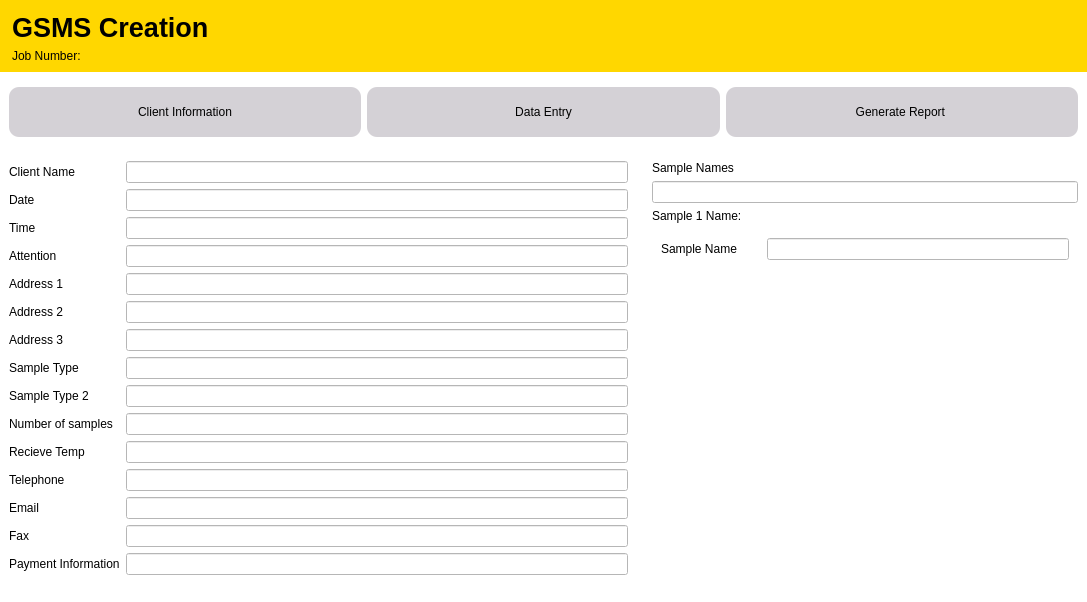
<?xml version="1.0" encoding="UTF-8"?>
<ui version="4.0">
 <class>GS_Entry</class>
 <widget class="QWidget" name="GS_Entry">
  <property name="geometry">
   <rect>
    <x>0</x>
    <y>0</y>
    <width>194</width>
    <height>0</height>
   </rect>
  </property>
  <property name="windowTitle">
   <string>Form</string>
  </property>
  <layout class="QVBoxLayout" name="verticalLayout">
   <property name="spacing">
    <number>0</number>
   </property>
   <property name="leftMargin">
    <number>0</number>
   </property>
   <property name="topMargin">
    <number>0</number>
   </property>
   <property name="rightMargin">
    <number>0</number>
   </property>
   <property name="bottomMargin">
    <number>0</number>
   </property>
   <item>
    <widget class="QWidget" name="Header" native="true">
     <property name="sizePolicy">
      <sizepolicy hsizetype="Preferred" vsizetype="MinimumExpanding">
       <horstretch>0</horstretch>
       <verstretch>0</verstretch>
      </sizepolicy>
     </property>
     <property name="maximumSize">
      <size>
       <width>16777215</width>
       <height>80</height>
      </size>
     </property>
     <property name="styleSheet">
      <string notr="true">background-color: rgb(255, 215, 0);</string>
     </property>
     <layout class="QGridLayout" name="gridLayout_2">
      <property name="leftMargin">
       <number>12</number>
      </property>
      <property name="topMargin">
       <number>12</number>
      </property>
      <item row="0" column="0" alignment="Qt::AlignTop">
       <widget class="QLabel" name="TitleLabel">
        <property name="font">
         <font>
          <pointsize>20</pointsize>
          <weight>75</weight>
          <bold>true</bold>
         </font>
        </property>
        <property name="text">
         <string>GSMS Creation</string>
        </property>
       </widget>
      </item>
      <item row="2" column="0">
       <widget class="QLabel" name="jobNumLabel">
        <property name="text">
         <string>Job Number: </string>
        </property>
       </widget>
      </item>
     </layout>
    </widget>
   </item>
   <item>
    <widget class="QWidget" name="TabSelection" native="true">
     <property name="minimumSize">
      <size>
       <width>100</width>
       <height>80</height>
      </size>
     </property>
     <property name="styleSheet">
      <string notr="true">QWidget {
	background-color:rgb(255, 255, 255)
}

QPushButton { 
	min-width: 200px; 
	min-height: 40px; 
	background-color: rgb(212, 209, 214);
	border-radius: 10px;
	padding: 5px;
} 

</string>
     </property>
     <layout class="QHBoxLayout" name="horizontalLayout_3">
      <item>
       <widget class="QPushButton" name="clientInfoBtn">
        <property name="text">
         <string>Client Information</string>
        </property>
       </widget>
      </item>
      <item>
       <widget class="QPushButton" name="dataEntryBtn">
        <property name="text">
         <string>Data Entry</string>
        </property>
       </widget>
      </item>
      <item>
       <widget class="QPushButton" name="GenerateReportBtn">
        <property name="text">
         <string>Generate Report </string>
        </property>
       </widget>
      </item>
     </layout>
    </widget>
   </item>
   <item>
    <widget class="QWidget" name="Main" native="true">
     <property name="styleSheet">
      <string notr="true">background-color: rgb(255, 255, 255);</string>
     </property>
     <layout class="QVBoxLayout" name="verticalLayout_2">
      <property name="leftMargin">
       <number>0</number>
      </property>
      <property name="topMargin">
       <number>0</number>
      </property>
      <property name="rightMargin">
       <number>0</number>
      </property>
      <property name="bottomMargin">
       <number>12</number>
      </property>
      <item>
       <widget class="QStackedWidget" name="stackedWidget">
        <property name="currentIndex">
         <number>0</number>
        </property>
        <widget class="QWidget" name="ClientInfoPage">
         <layout class="QHBoxLayout" name="horizontalLayout_2">
          <property name="spacing">
           <number>-1</number>
          </property>
          <property name="leftMargin">
           <number>0</number>
          </property>
          <property name="topMargin">
           <number>0</number>
          </property>
          <property name="rightMargin">
           <number>0</number>
          </property>
          <property name="bottomMargin">
           <number>0</number>
          </property>
          <item>
           <widget class="QWidget" name="widget" native="true">
            <property name="enabled">
             <bool>true</bool>
            </property>
            <property name="styleSheet">
             <string notr="true">QLineEdit {
	min-width: 500px; 
	background-color: rgb(255, 255, 255);
}
</string>
            </property>
            <layout class="QFormLayout" name="formLayout">
             <property name="labelAlignment">
              <set>Qt::AlignLeading|Qt::AlignLeft|Qt::AlignVCenter</set>
             </property>
             <property name="formAlignment">
              <set>Qt::AlignLeading|Qt::AlignLeft|Qt::AlignTop</set>
             </property>
             <item row="1" column="0">
              <widget class="QLabel" name="label">
               <property name="text">
                <string>Client Name </string>
               </property>
               <property name="scaledContents">
                <bool>false</bool>
               </property>
              </widget>
             </item>
             <item row="1" column="1">
              <widget class="QLineEdit" name="clientName">
               <property name="minimumSize">
                <size>
                 <width>502</width>
                 <height>0</height>
                </size>
               </property>
              </widget>
             </item>
             <item row="2" column="0">
              <widget class="QLabel" name="label_2">
               <property name="text">
                <string>Date</string>
               </property>
              </widget>
             </item>
             <item row="2" column="1">
              <widget class="QLineEdit" name="date"/>
             </item>
             <item row="3" column="0">
              <widget class="QLabel" name="label_3">
               <property name="text">
                <string>Time</string>
               </property>
              </widget>
             </item>
             <item row="3" column="1">
              <widget class="QLineEdit" name="time"/>
             </item>
             <item row="4" column="0">
              <widget class="QLabel" name="label_4">
               <property name="text">
                <string>Attention</string>
               </property>
              </widget>
             </item>
             <item row="4" column="1">
              <widget class="QLineEdit" name="attention"/>
             </item>
             <item row="5" column="0">
              <widget class="QLabel" name="label_5">
               <property name="text">
                <string>Address 1</string>
               </property>
              </widget>
             </item>
             <item row="5" column="1">
              <widget class="QLineEdit" name="addy1"/>
             </item>
             <item row="6" column="0">
              <widget class="QLabel" name="label_6">
               <property name="text">
                <string>Address 2 </string>
               </property>
              </widget>
             </item>
             <item row="6" column="1">
              <widget class="QLineEdit" name="addy2"/>
             </item>
             <item row="7" column="0">
              <widget class="QLabel" name="label_7">
               <property name="text">
                <string>Address 3 </string>
               </property>
              </widget>
             </item>
             <item row="7" column="1">
              <widget class="QLineEdit" name="addy3"/>
             </item>
             <item row="8" column="0">
              <widget class="QLabel" name="label_8">
               <property name="text">
                <string>Sample Type </string>
               </property>
              </widget>
             </item>
             <item row="8" column="1">
              <widget class="QLineEdit" name="sampleType1"/>
             </item>
             <item row="9" column="0">
              <widget class="QLabel" name="label_9">
               <property name="text">
                <string>Sample Type 2 </string>
               </property>
              </widget>
             </item>
             <item row="9" column="1">
              <widget class="QLineEdit" name="sampleType2"/>
             </item>
             <item row="10" column="0">
              <widget class="QLabel" name="label_10">
               <property name="text">
                <string>Number of samples </string>
               </property>
              </widget>
             </item>
             <item row="10" column="1">
              <widget class="QLineEdit" name="totalSamples"/>
             </item>
             <item row="11" column="0">
              <widget class="QLabel" name="label_13">
               <property name="text">
                <string>Recieve Temp </string>
               </property>
              </widget>
             </item>
             <item row="11" column="1">
              <widget class="QLineEdit" name="recvTemp"/>
             </item>
             <item row="12" column="0">
              <widget class="QLabel" name="label_14">
               <property name="text">
                <string>Telephone </string>
               </property>
              </widget>
             </item>
             <item row="12" column="1">
              <widget class="QLineEdit" name="tel"/>
             </item>
             <item row="13" column="0">
              <widget class="QLabel" name="label_15">
               <property name="text">
                <string>Email</string>
               </property>
              </widget>
             </item>
             <item row="13" column="1">
              <widget class="QLineEdit" name="email"/>
             </item>
             <item row="14" column="0">
              <widget class="QLabel" name="label_16">
               <property name="text">
                <string>Fax</string>
               </property>
              </widget>
             </item>
             <item row="14" column="1">
              <widget class="QLineEdit" name="fax"/>
             </item>
             <item row="15" column="0">
              <widget class="QLabel" name="label_17">
               <property name="text">
                <string>Payment Information</string>
               </property>
              </widget>
             </item>
             <item row="15" column="1">
              <widget class="QLineEdit" name="payment"/>
             </item>
             <item row="16" column="0">
              <widget class="QWidget" name="widget_2" native="true"/>
             </item>
            </layout>
           </widget>
          </item>
          <item alignment="Qt::AlignTop">
           <widget class="QWidget" name="widget_4" native="true">
            <property name="minimumSize">
             <size>
              <width>100</width>
              <height>0</height>
             </size>
            </property>
            <property name="styleSheet">
             <string notr="true">QLineEdit {
	min-width: 300px; 
}
QLabel {
	min-width:100px; 
}</string>
            </property>
            <layout class="QVBoxLayout" name="verticalLayout_3">
             <item>
              <widget class="QLabel" name="label_11">
               <property name="text">
                <string>Sample Names </string>
               </property>
              </widget>
             </item>
             <item>
              <widget class="QLineEdit" name="sample1Value"/>
             </item>
             <item>
              <widget class="QLabel" name="sample1Name">
               <property name="minimumSize">
                <size>
                 <width>100</width>
                 <height>0</height>
                </size>
               </property>
               <property name="text">
                <string>Sample 1 Name:</string>
               </property>
              </widget>
             </item>
             <item>
              <widget class="QWidget" name="widget_3" native="true">
               <property name="minimumSize">
                <size>
                 <width>100</width>
                 <height>50</height>
                </size>
               </property>
               <layout class="QFormLayout" name="formLayout_3">
                <item row="0" column="0">
                 <widget class="QLabel" name="label_12">
                  <property name="text">
                   <string>Sample Name </string>
                  </property>
                 </widget>
                </item>
                <item row="0" column="1">
                 <widget class="QLineEdit" name="lineEdit"/>
                </item>
               </layout>
              </widget>
             </item>
            </layout>
           </widget>
          </item>
         </layout>
        </widget>
        <widget class="QWidget" name="ClientData">
         <layout class="QHBoxLayout" name="horizontalLayout">
          <property name="leftMargin">
           <number>0</number>
          </property>
          <property name="topMargin">
           <number>0</number>
          </property>
          <property name="rightMargin">
           <number>0</number>
          </property>
          <property name="bottomMargin">
           <number>0</number>
          </property>
          <item>
           <widget class="QWidget" name="dataEntryBody" native="true">
            <layout class="QVBoxLayout" name="verticalLayout_4">
             <item>
              <widget class="QTableWidget" name="dataTable">
               <property name="styleSheet">
                <string notr="true">QTableView {
    color: black;
    gridline-color: black;
    border-color: rgb(242, 128, 133);
    font: 12px;

}

QTableView::columns {
	font: 20px; 
}


QTableView::verticalHeaderItem {
	background-color: rgb(255, 137, 67);
	padding:30px; 
}

QTableView::indicator:checked {
    color: #b1b1b1;
    background-color: #323232;
    border: 1px solid #b1b1b1;
    border-radius: 1px;
    width: 7px;
    height: 7px;
    margin: 0px 5px 0 5px;
} 

</string>
               </property>
               <property name="autoScroll">
                <bool>true</bool>
               </property>
               <row>
                <property name="text">
                 <string>1</string>
                </property>
               </row>
               <row>
                <property name="text">
                 <string>2</string>
                </property>
               </row>
               <row>
                <property name="text">
                 <string>3</string>
                </property>
               </row>
               <row>
                <property name="text">
                 <string>4</string>
                </property>
               </row>
               <row>
                <property name="text">
                 <string>5</string>
                </property>
               </row>
               <row>
                <property name="text">
                 <string>6</string>
                </property>
               </row>
               <row>
                <property name="text">
                 <string>7</string>
                </property>
               </row>
               <row>
                <property name="text">
                 <string>8</string>
                </property>
               </row>
               <row>
                <property name="text">
                 <string>9</string>
                </property>
               </row>
               <row>
                <property name="text">
                 <string>10</string>
                </property>
               </row>
               <row>
                <property name="text">
                 <string>11</string>
                </property>
               </row>
               <row>
                <property name="text">
                 <string>12</string>
                </property>
               </row>
               <row>
                <property name="text">
                 <string>13</string>
                </property>
               </row>
               <row>
                <property name="text">
                 <string>14</string>
                </property>
               </row>
               <row>
                <property name="text">
                 <string>15</string>
                </property>
               </row>
               <row>
                <property name="text">
                 <string>16</string>
                </property>
               </row>
               <column>
                <property name="text">
                 <string>Property Name </string>
                </property>
               </column>
               <column>
                <property name="text">
                 <string>UnitType </string>
                </property>
               </column>
               <column>
                <property name="text">
                 <string>So</string>
                </property>
               </column>
               <column>
                <property name="text">
                 <string>Ref Values </string>
                </property>
               </column>
               <column>
                <property name="text">
                 <string>STD += 2</string>
                </property>
               </column>
               <item row="0" column="0">
                <property name="text">
                 <string>Alkalinity</string>
                </property>
                <property name="flags">
                 <set>ItemIsSelectable|ItemIsDragEnabled|ItemIsUserCheckable</set>
                </property>
               </item>
               <item row="1" column="0">
                <property name="text">
                 <string>NH3-N </string>
                </property>
               </item>
               <item row="2" column="0">
                <property name="text">
                 <string>CL-</string>
                </property>
               </item>
               <item row="3" column="0">
                <property name="text">
                 <string>Colour </string>
                </property>
               </item>
               <item row="4" column="0">
                <property name="text">
                 <string>E.C</string>
                </property>
               </item>
               <item row="5" column="0">
                <property name="text">
                 <string>F-</string>
                </property>
               </item>
               <item row="6" column="0">
                <property name="text">
                 <string>TKN </string>
                </property>
               </item>
               <item row="7" column="0">
                <property name="text">
                 <string>Mn</string>
                </property>
               </item>
               <item row="8" column="0">
                <property name="text">
                 <string>NO3-N </string>
                </property>
               </item>
               <item row="9" column="0">
                <property name="text">
                 <string>N02-N</string>
                </property>
               </item>
               <item row="10" column="0">
                <property name="text">
                 <string/>
                </property>
               </item>
              </widget>
             </item>
            </layout>
           </widget>
          </item>
         </layout>
        </widget>
       </widget>
      </item>
     </layout>
    </widget>
   </item>
  </layout>
 </widget>
 <resources/>
 <connections/>
</ui>
